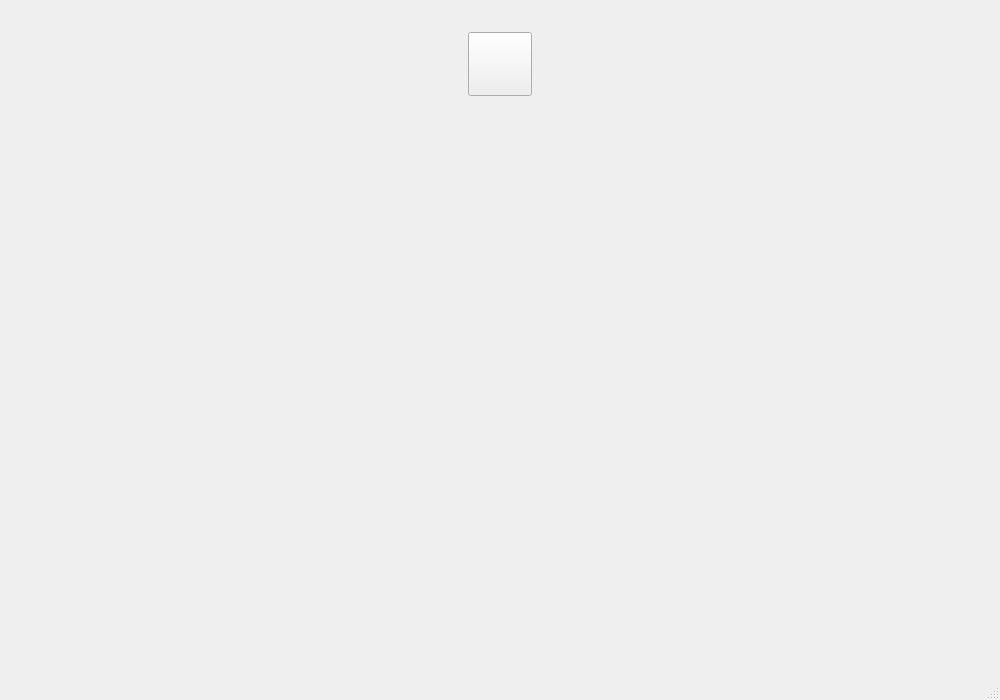
<?xml version="1.0" encoding="UTF-8"?>
<ui version="4.0">
 <class>MinesweeperWindow</class>
 <widget class="QMainWindow" name="MinesweeperWindow">
  <property name="geometry">
   <rect>
    <x>0</x>
    <y>0</y>
    <width>1000</width>
    <height>700</height>
   </rect>
  </property>
  <property name="windowTitle">
   <string>MinesweeperWindow</string>
  </property>
  <widget class="QWidget" name="centralwidget">
   <widget class="MineField" name="label">
    <property name="geometry">
     <rect>
      <x>20</x>
      <y>128</y>
      <width>960</width>
      <height>512</height>
     </rect>
    </property>
    <property name="text">
     <string/>
    </property>
   </widget>
   <widget class="QPushButton" name="restartButton">
    <property name="geometry">
     <rect>
      <x>468</x>
      <y>32</y>
      <width>64</width>
      <height>64</height>
     </rect>
    </property>
    <property name="text">
     <string/>
    </property>
   </widget>
   <widget class="QLabel" name="numMinesLabel">
    <property name="geometry">
     <rect>
      <x>50</x>
      <y>32</y>
      <width>99</width>
      <height>64</height>
     </rect>
    </property>
    <property name="text">
     <string/>
    </property>
   </widget>
  </widget>
  <widget class="QMenuBar" name="menubar">
   <property name="geometry">
    <rect>
     <x>0</x>
     <y>0</y>
     <width>1000</width>
     <height>24</height>
    </rect>
   </property>
  </widget>
  <widget class="QStatusBar" name="statusbar"/>
 </widget>
 <customwidgets>
  <customwidget>
   <class>MineField</class>
   <extends>QLabel</extends>
   <header location="global">minefield.h</header>
  </customwidget>
 </customwidgets>
 <resources/>
 <connections/>
</ui>
